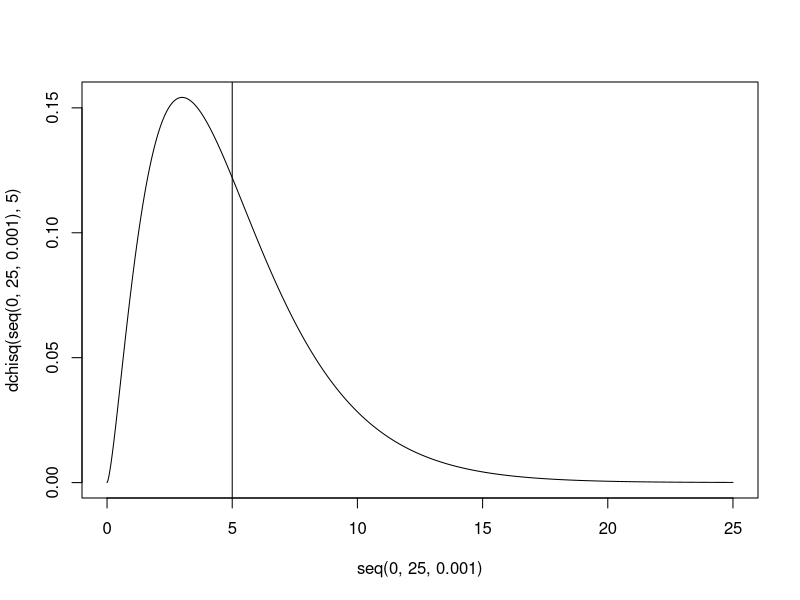

Recreate this plot in R.
# X ~ chisq( nu = 5 )

nu = 5
plot(seq(0, 25, 0.001), dchisq(seq(0, 25, 0.001), 5), type='l')
abline(v=nu)

# Hallar los valores de los cuantiles
# 2 para los que:
#  a) el área sombreada a la derecha es 0,05
# 
ka = qchisq(1 - 0.05, 5)
print(paste('P( X > k ) = 0.05 => k = ', ka))


#  b) el área total sombreada es 0,05
# Suponiendo alrededor de la media
prob_kb1 = -0.025 + pchisq(5, nu)
prob_kb2 = 0.025 + pchisq(5, nu)

kb1 = qchisq(prob_kb1, nu)
kb2 = qchisq(prob_kb2, nu)

print(paste('P( X < k1 ) = ', prob_kb1, ' => k1 = ', kb1))
print(paste('P( X < k2 ) = ', prob_kb2, ' => k2 = ', kb2))

#  c) el área derecha sombreada es 0,01
kc = qchisq(1-0.01, nu)
print(paste('P( X > k ) = 0.01 => k = ', kc))

#  d) el área sombreada a la izquierda es 0,01 
kd = qchisq(0.01, nu)
print(paste('P( X < k ) = 0.01 => k = ', kd))
